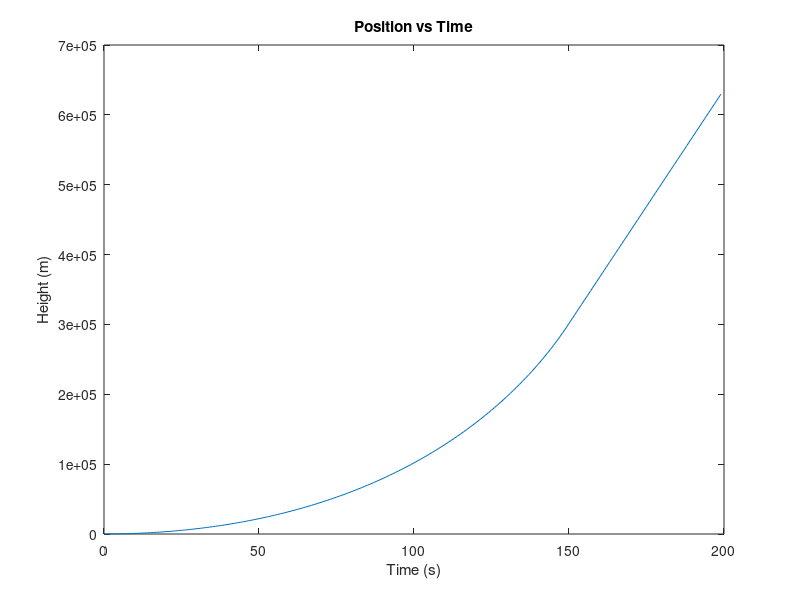
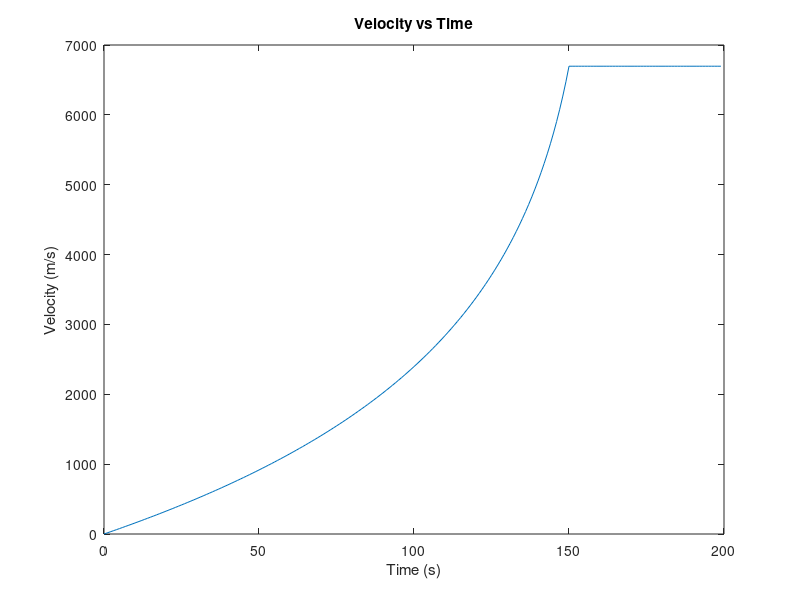

Source code (MATLAB) for these figures, in order:
% Ideal rocket equation
% http://web.mit.edu/16.unified/www/FALL/thermodynamics/notes/node103.html

% dv = -v_exhaust * dm/m(i)
% a = dv/dt = -v_exhaust * dm/dt /m(i)
clear;
dt = 1;
Time_max = 200;
Length = Time_max / dt;

Time = 0:dt:Time_max - dt;
Y = zeros(1, Length);
V = zeros(1, Length);
M = zeros(1, Length);

% data from the legendary Saturn V rocket
% http://www.mnealon.eosc.edu/RocketSciencePage5.htm
Empty_rocket_mass = 0.136 * 10 ^ 6; 
Fuel_mass = 2.04 * 10 ^ 6;
Fuel_burn_time = 150;
V_exhaust = -2456;

dm = Fuel_mass / Fuel_burn_time * dt;

Y(1) = 0;
V(1) = 0;
M(1) = Empty_rocket_mass + Fuel_mass;

for i = 1:Length - 1
    if (i <= Fuel_burn_time / dt)
        M(i + 1) = M(i) - dm;
        V(i + 1) = V(i) - V_exhaust * dm / M(i);
    else
        M(i + 1) = M(i);
        V(i + 1) = V(i);
    end
    
    Y(i + 1) = Y(i) + V(i + 1);
end

figure(1);
plot(Time, Y);
title('Position vs Time');
xlabel('Time (s)');
ylabel('Height (m)');

figure(2);
plot(Time, V);
title('Velocity vs Time');
xlabel('Time (s)');
ylabel('Velocity (m/s)');